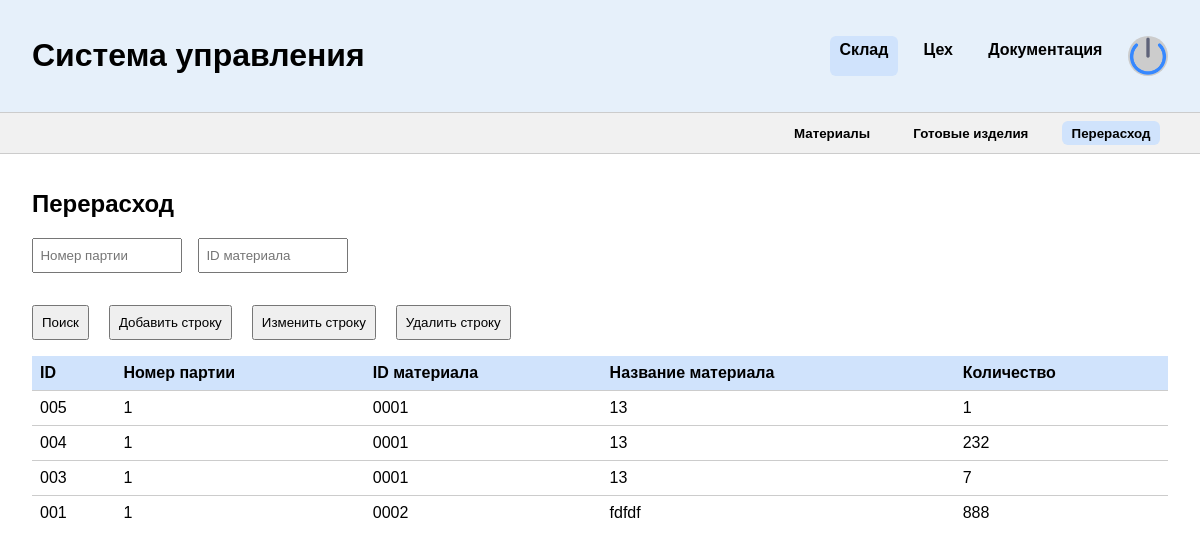
Screenshot of /warehouse/overuse/ (signed in) with the database file from the repository.
### main/models.py (models this page shows)
class Materials(models.Model):
    name = models.CharField(max_length=100, verbose_name="Название материала")
    quantity = models.IntegerField(verbose_name="Количество на складе")
    features = models.CharField(max_length=255, verbose_name="Характеристики материала")
    price = models.IntegerField(verbose_name="Цена за единицу")
    supplier = models.CharField(max_length=100, verbose_name="Название поставщика")
    class Meta:
        verbose_name = "Материалы"
        verbose_name_plural = "Материалы"
    def __str__(self):
        return self.name

### main/views/overuses.py (the view)
# urls.py: path("warehouse/overuse/", OverusesPage.as_view()),
class OverusesPage(BaseView, TemplateView):
    template_name = "main/overuses.html"
    exclude_roles = [UserRole.PatternDesigner]
    def get_context_data(self, **kwargs):
        context = super().get_context_data(**kwargs)
        context["overs"] = OverSerializer(Overs.objects.order_by("-id"), many=True).data
        context["batches"] = Batch.objects.order_by("-id")
        context["materials"] = Materials.objects.order_by("-id")
        return context

### main/models.py (called while the page is built)
    def __str__(self):
        return f"Партия: {self.id}"

    def __str__(self):
        return f"{self.fullname} - {self.role}"

### main/serializers.py (called while the page is built)
    def get_id(self, obj):
        return str(obj.id).zfill(4)

    def get_id(self, obj):
        return str(obj.id).zfill(3)

### main/views/base.py (called while the page is built)
    def dispatch(self, request: HttpRequest, *args, **kwargs):
        user = request.user
        if not user.is_authenticated:
            return HttpResponseRedirect('/')
        print(user.login)
        print(user.__dict__)
        if user.role == UserRole.GeneralManager or user.role == UserRole.ProductionManager:
            return super().dispatch(request, *args, **kwargs)
        if user.role not in self.get_enable_roles():
            return render(request, "main/protect.html")
        return super().dispatch(request, *args, **kwargs)

### main/templates/main/overuses.html (shortened to what this page needs)
{% extends "main/base.html" %}
{% load static %}
{% block content %}
<header>
  <h1>Система управления</h1>
  <div class="menu">
    <a href="/warehouse/materials/" class="active">Склад</a>
    <a href="/ceh/workers/">Цех</a>
    <a href="/docs/">Документация</a>
    <div class="avatar"><img src="{% static 'main/shutdown.png' %}" /></div>
  </div>
</header>
   <div class="submenu" id="submenu-sklad">
    <button data-target="materials"><a href="/warehouse/materials/">Материалы</a></button>
    <button data-target="products"><a href="/warehouse/products/">Готовые изделия</a></button>
    <button data-target="overuse" class="active"><a href="/warehouse/overuse/">Перерасход</a></button>
  </div>
  <section id="sklad">
<div class="table-section" id="overuse">
  <h2>Перерасход</h2>
  <div class="filters">
    <input type="text" id="filter-over-batch" placeholder="Номер партии">
    <input type="text" id="filter-over-material" placeholder="ID материала">
  </div>
  <div class="material-actions">
    <button onclick="filterOvers()">Поиск</button>
    <button onclick="document.getElementById('dialog-add-over').showModal()">Добавить строку</button>
    <button onclick="document.getElementById('dialog-edit-over-entry').showModal()">Изменить строку</button>
    <button onclick="document.getElementById('dialog-delete-over').showModal()">Удалить строку</button>
  </div>
  <table>
    <thead>
      <tr>
        <th>ID</th>
        <th>Номер партии</th>
        <th>ID материала</th>
        <th>Название материала</th>
        <th>Количество</th>
      </tr>
    </thead>
    <tbody id="over-table-body">
      {% for o in overs %}
        <tr><td>{{ o.id }}</td><td>{{ o.batch }}</td><td>{{ o.material.id }}</td><td>{{ o.material.name }}</td><td>{{ o.quantity }}</td></tr>
      {% endfor %}
    </tbody>
  </table>
</div>
  </section>
{% endblock %}

### main/templates/main/base.html (style rules this page uses)
.filters, .search, .table-section input, .table-section .filters { margin-bottom: 1rem; display: flex; gap: 0.5rem; flex-wrap: wrap; }
.filters input, .filters select { flex: 1 1 150px; max-width: 150px; height: 35px; padding: 0.4rem; box-sizing: border-box; }
.filters { width: 100%; }
body { margin: 0; font-family: sans-serif; background-color: white; color: black; }
header { display: flex; justify-content: space-between; align-items: center; padding: 1rem 2rem; background-color: #e6f0fa; border-bottom: 1px solid #ccc; }
.menu { display: flex; gap: 1rem; }
.menu a { text-decoration: none; color: black; font-weight: bold; padding: 0.3rem 0.6rem; border-radius: 6px; }
.menu a.active { background-color: #d0e3fc; }
.avatar { width: 40px; height: 40px; background-color: #ccc; border-radius: 50%; }
.submenu { display: flex; justify-content: flex-end; padding: 0.5rem 2rem; background-color: #f1f1f1; border-bottom: 1px solid #ccc; gap: 1rem; }
.submenu button { background-color: transparent; border: none; font-weight: bold; cursor: pointer; padding: 0.3rem 0.6rem; border-radius: 6px; }
.submenu button a { text-decoration: none; color: black }
.submenu button.active { background-color: #d0e3fc; }
main, section { padding: 1rem 2rem; }
table { width: 100%; border-collapse: collapse; margin-bottom: 2rem; }
th { background-color: #d0e3fc; padding: 0.5rem; text-align: left; }
td { padding: 0.5rem; border-top: 1px solid #ccc; }
input, select, button { padding: 0.5rem; margin-right: 0.5rem; }
.material-actions, .product-actions { display: flex; gap: 0.75rem; margin: 1rem 0; }
.avatar img { width: 100%; cursor: pointer; }

### rows the page displays
Materials: material.name "13" "13" "13"
Materials: material.name "fdfdf"

### other values shown
{{ o.id }} "005" "004" "003" "001"
{{ o.batch }} "1" "1" "1" "1"
{{ o.material.id }} "0001" "0001" "0001" "0002"
{{ o.quantity }} "1" "232" "7" "888"
